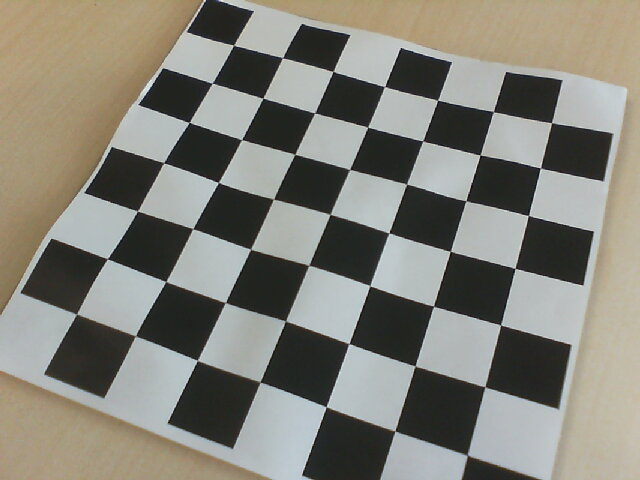
#> input picture calibration_images/2021-07-21-065548.jpg, 640 x 480 px; its folder holds 4 pictures in this run
$ python camera_calibration.py
#> lines starting #> are read from the running program, lines starting #| are printed output that depends on the picture; after the words box and inside, x2 and y2 are one past the last pixel; in counts of white or black regions, pixels touching at a corner belong together
import numpy as np
import cv2
import glob
import time


def CalibrateCamera():
    workingdir="Captures/"
    savedir="/home/carlo/Documents/Visual Studio Code/TBotCamera/CameraData/"
    calibrationImgPattern = "/home/carlo/Documents/Visual Studio Code/TBotCamera/calibration_images/*.jpg"

    # termination criteria

    criteria = (cv2.TERM_CRITERIA_EPS + cv2.TERM_CRITERIA_MAX_ITER, 30, 0.001)

    # prepare object points, like (0,0,0), (1,0,0), (2,0,0) ....,(6,5,0)
    objp = np.zeros((7*7,3), np.float32)

    #add 2.5 to account for 2.5 cm per square in grid
    objp[:,:2] = np.mgrid[0:7,0:7].T.reshape(-1,2)*2.5

    # Arrays to store object points and image points from all the images.
    objpoints = [] # 3d point in real world space
    imgpoints = [] # 2d points in image plane.

    images = glob.glob(calibrationImgPattern)

    win_name="Verify"
    cv2.namedWindow(win_name, cv2.WND_PROP_FULLSCREEN)
    cv2.setWindowProperty(win_name,cv2.WND_PROP_FULLSCREEN,cv2.WINDOW_FULLSCREEN)

    print("getting images")
    for fname in images:
        img = cv2.imread(fname)
#> img is the input picture: shape (480, 640, 3); mean B, G, R 120.1, 129.1, 130.8
        print(fname)
        gray = cv2.cvtColor(img, cv2.COLOR_BGR2GRAY)
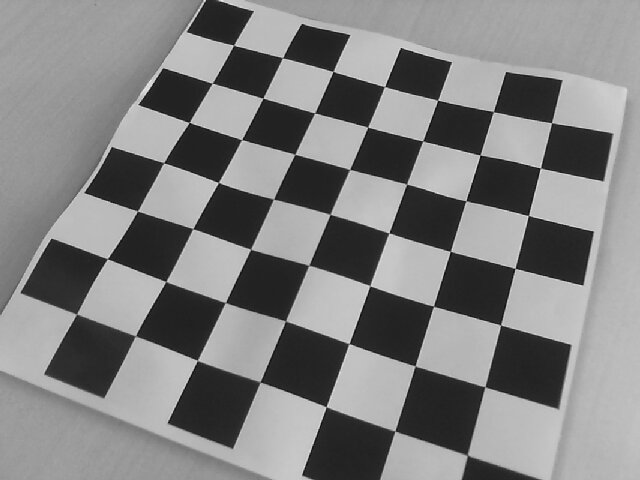
#> gray: shape (480, 640); min 0, max 238, mean 128.6


        # Find the chess board corners
        ret, corners = cv2.findChessboardCorners(gray, (7,7), None)
#> ret = True; corners = 49 rows, first 8: [233.6, 45.08], [282.4, 57.87], [333, 71.33], [384.6, 86.54], [437.5, 100.3], [493.5, 111.7], [551.5, 122.7], [212.2, 83.26]
        # If found, add object points, image points (after refining them)
        if ret == True:
            objpoints.append(objp)
            corners2=cv2.cornerSubPix(gray,corners, (11,11), (-1,-1), criteria)
#> corners2 = 49 rows, first 8: [233.6, 45.32], [282.5, 57.6], [333, 71.63], [384.5, 86.62], [437.6, 100.1], [493.3, 111.6], [551.6, 122.7], [212.2, 83.29]
            imgpoints.append(corners)
            # Draw and display the corners
            cv2.drawChessboardCorners(img, (7,7), corners2, ret)
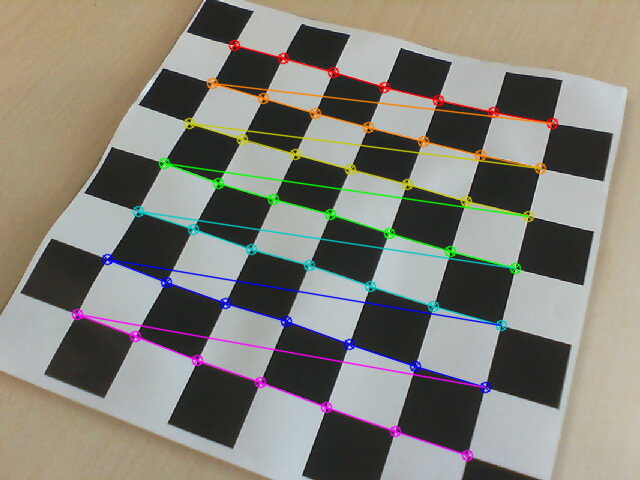
#> img: shape (480, 640, 3); 5.83% of pixels changed, all inside (x1, y1, x2, y2) = (71, 39, 559, 462)
            cv2.imshow(win_name, img)
            cv2.waitKey(500)

        img1=img
#> pass 2 of the loop in CalibrateCamera, `for fname in images:`:
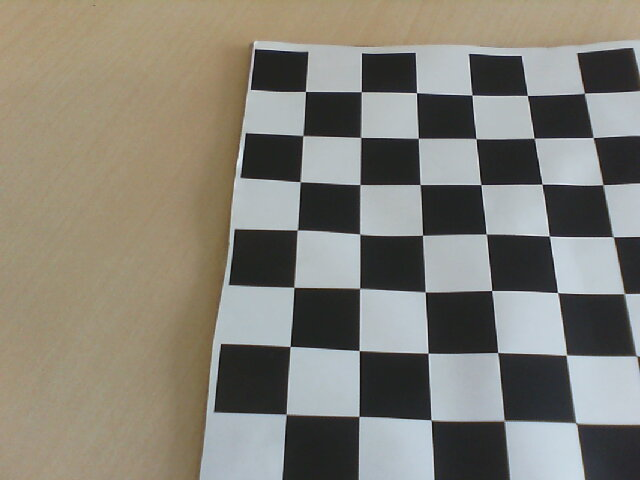
#> input picture calibration_images/2021-07-21-065556.jpg, 640 x 480 px
#> in CalibrateCamera, img is the input picture: shape (480, 640, 3); mean B, G, R 118.9, 128.8, 132
#> in CalibrateCamera, `gray = cv2.cvtColor(img, cv2.COLOR_BGR2GRAY)`:
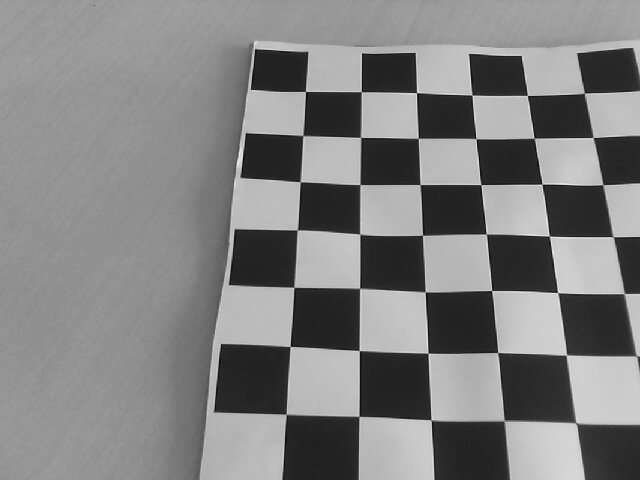
#> gray: shape (480, 640); min 5, max 238, mean 128.6
#> ret = False; corners = None
#> pass 3 of the loop in CalibrateCamera, `for fname in images:`:
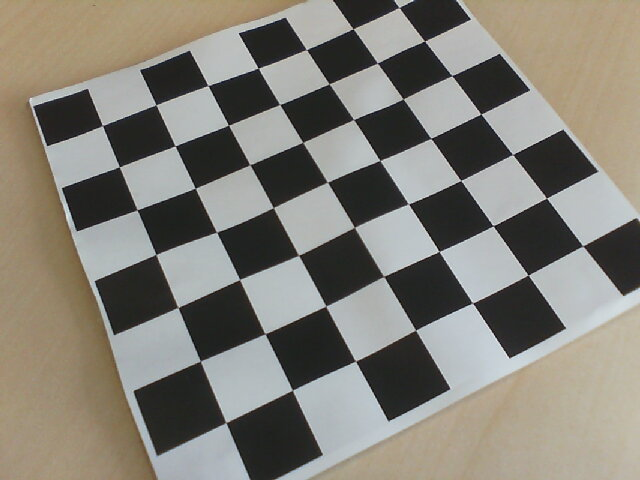
#> input picture calibration_images/2021-07-21-065606.jpg, 640 x 480 px
#> in CalibrateCamera, img is the input picture: shape (480, 640, 3); mean B, G, R 118.6, 127.4, 130.6
#> in CalibrateCamera, `gray = cv2.cvtColor(img, cv2.COLOR_BGR2GRAY)`:
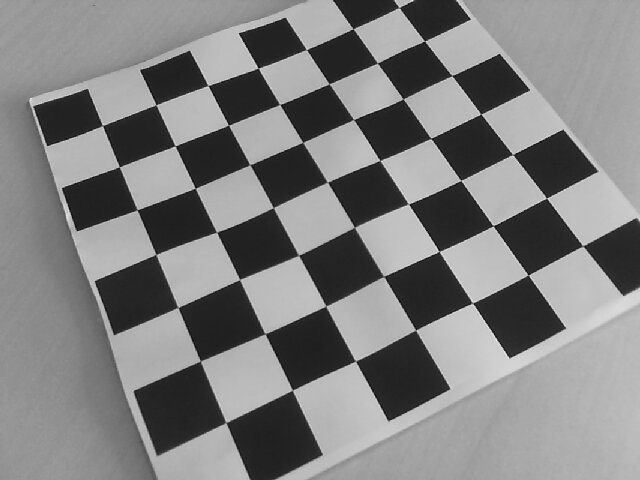
#> gray: shape (480, 640); min 0, max 243, mean 127.4
#> corners = 49 rows, first 8: [399, 7.5], [425, 41.5], [452, 75.5], [481, 114.5], [512.5, 154.5], [546.5, 198.5], [583, 245.5], [353, 28.5]
#> the loop made 4 passes; the first 3 are shown


    cv2.destroyAllWindows()

    print(">==> Starting calibration")
    ret, cam_mtx, dist, rvecs, tvecs = cv2.calibrateCamera(objpoints, imgpoints, gray.shape[::-1], None, None)

    #print(ret)
    print("Camera Matrix")
    print(cam_mtx)
    np.save(savedir+'cam_mtx.npy', cam_mtx)

    print("Distortion Coeff")
    print(dist)
    np.save(savedir+'dist.npy', dist)

    print("r vecs")
#> (the run stopped early here; a loop or call above may not have finished)
